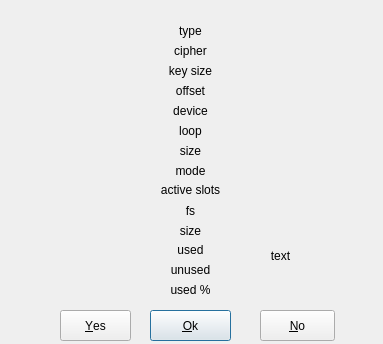
<?xml version="1.0" encoding="UTF-8"?>
<ui version="4.0">
 <class>DialogMsg</class>
 <widget class="QDialog" name="DialogMsg">
  <property name="windowModality">
   <enum>Qt::WindowModal</enum>
  </property>
  <property name="geometry">
   <rect>
    <x>0</x>
    <y>0</y>
    <width>383</width>
    <height>344</height>
   </rect>
  </property>
  <property name="windowTitle">
   <string>Dialog</string>
  </property>
  <widget class="QPushButton" name="pbOk">
   <property name="geometry">
    <rect>
     <x>150</x>
     <y>310</y>
     <width>81</width>
     <height>31</height>
    </rect>
   </property>
   <property name="text">
    <string>&amp;Ok</string>
   </property>
  </widget>
  <widget class="QPushButton" name="pbYes">
   <property name="geometry">
    <rect>
     <x>60</x>
     <y>310</y>
     <width>71</width>
     <height>31</height>
    </rect>
   </property>
   <property name="text">
    <string>&amp;Yes</string>
   </property>
  </widget>
  <widget class="QPushButton" name="pbNo">
   <property name="geometry">
    <rect>
     <x>260</x>
     <y>310</y>
     <width>75</width>
     <height>31</height>
    </rect>
   </property>
   <property name="text">
    <string>&amp;No</string>
   </property>
  </widget>
  <widget class="QLabel" name="label">
   <property name="geometry">
    <rect>
     <x>260</x>
     <y>240</y>
     <width>41</width>
     <height>31</height>
    </rect>
   </property>
   <property name="text">
    <string>text</string>
   </property>
   <property name="textFormat">
    <enum>Qt::PlainText</enum>
   </property>
   <property name="alignment">
    <set>Qt::AlignCenter</set>
   </property>
   <property name="wordWrap">
    <bool>true</bool>
   </property>
  </widget>
  <widget class="QLabel" name="labelType">
   <property name="geometry">
    <rect>
     <x>0</x>
     <y>20</y>
     <width>381</width>
     <height>21</height>
    </rect>
   </property>
   <property name="text">
    <string>type</string>
   </property>
   <property name="alignment">
    <set>Qt::AlignCenter</set>
   </property>
   <property name="wordWrap">
    <bool>true</bool>
   </property>
  </widget>
  <widget class="QLabel" name="labelCipher">
   <property name="geometry">
    <rect>
     <x>0</x>
     <y>40</y>
     <width>381</width>
     <height>21</height>
    </rect>
   </property>
   <property name="text">
    <string>cipher</string>
   </property>
   <property name="alignment">
    <set>Qt::AlignCenter</set>
   </property>
  </widget>
  <widget class="QLabel" name="labelKeySize">
   <property name="geometry">
    <rect>
     <x>0</x>
     <y>60</y>
     <width>381</width>
     <height>21</height>
    </rect>
   </property>
   <property name="text">
    <string>key size</string>
   </property>
   <property name="alignment">
    <set>Qt::AlignCenter</set>
   </property>
  </widget>
  <widget class="QLabel" name="labelDevice">
   <property name="geometry">
    <rect>
     <x>0</x>
     <y>100</y>
     <width>381</width>
     <height>21</height>
    </rect>
   </property>
   <property name="text">
    <string>device</string>
   </property>
   <property name="alignment">
    <set>Qt::AlignCenter</set>
   </property>
   <property name="wordWrap">
    <bool>true</bool>
   </property>
  </widget>
  <widget class="QLabel" name="labelLoop">
   <property name="geometry">
    <rect>
     <x>0</x>
     <y>120</y>
     <width>381</width>
     <height>21</height>
    </rect>
   </property>
   <property name="text">
    <string>loop</string>
   </property>
   <property name="alignment">
    <set>Qt::AlignCenter</set>
   </property>
   <property name="wordWrap">
    <bool>true</bool>
   </property>
  </widget>
  <widget class="QLabel" name="labelOffset">
   <property name="geometry">
    <rect>
     <x>0</x>
     <y>80</y>
     <width>381</width>
     <height>21</height>
    </rect>
   </property>
   <property name="text">
    <string>offset</string>
   </property>
   <property name="alignment">
    <set>Qt::AlignCenter</set>
   </property>
  </widget>
  <widget class="QLabel" name="labelSize">
   <property name="geometry">
    <rect>
     <x>0</x>
     <y>140</y>
     <width>381</width>
     <height>21</height>
    </rect>
   </property>
   <property name="text">
    <string>size</string>
   </property>
   <property name="alignment">
    <set>Qt::AlignCenter</set>
   </property>
  </widget>
  <widget class="QLabel" name="labelMode">
   <property name="geometry">
    <rect>
     <x>0</x>
     <y>160</y>
     <width>381</width>
     <height>21</height>
    </rect>
   </property>
   <property name="text">
    <string>mode</string>
   </property>
   <property name="alignment">
    <set>Qt::AlignCenter</set>
   </property>
  </widget>
  <widget class="QLabel" name="labelFs">
   <property name="geometry">
    <rect>
     <x>0</x>
     <y>200</y>
     <width>381</width>
     <height>21</height>
    </rect>
   </property>
   <property name="text">
    <string>fs</string>
   </property>
   <property name="alignment">
    <set>Qt::AlignCenter</set>
   </property>
  </widget>
  <widget class="QLabel" name="labelSize_2">
   <property name="geometry">
    <rect>
     <x>0</x>
     <y>220</y>
     <width>381</width>
     <height>21</height>
    </rect>
   </property>
   <property name="text">
    <string>size</string>
   </property>
   <property name="alignment">
    <set>Qt::AlignCenter</set>
   </property>
  </widget>
  <widget class="QLabel" name="labelUsed">
   <property name="geometry">
    <rect>
     <x>0</x>
     <y>240</y>
     <width>381</width>
     <height>20</height>
    </rect>
   </property>
   <property name="text">
    <string>used</string>
   </property>
   <property name="alignment">
    <set>Qt::AlignCenter</set>
   </property>
  </widget>
  <widget class="QLabel" name="labelUnused">
   <property name="geometry">
    <rect>
     <x>0</x>
     <y>260</y>
     <width>381</width>
     <height>20</height>
    </rect>
   </property>
   <property name="text">
    <string>unused</string>
   </property>
   <property name="alignment">
    <set>Qt::AlignCenter</set>
   </property>
  </widget>
  <widget class="QLabel" name="labelUsedPerc">
   <property name="geometry">
    <rect>
     <x>0</x>
     <y>280</y>
     <width>381</width>
     <height>20</height>
    </rect>
   </property>
   <property name="text">
    <string>used %</string>
   </property>
   <property name="alignment">
    <set>Qt::AlignCenter</set>
   </property>
  </widget>
  <widget class="QLabel" name="labelActiveSlots">
   <property name="geometry">
    <rect>
     <x>0</x>
     <y>180</y>
     <width>381</width>
     <height>20</height>
    </rect>
   </property>
   <property name="text">
    <string>active slots</string>
   </property>
   <property name="alignment">
    <set>Qt::AlignCenter</set>
   </property>
  </widget>
 </widget>
 <resources/>
 <connections/>
</ui>
